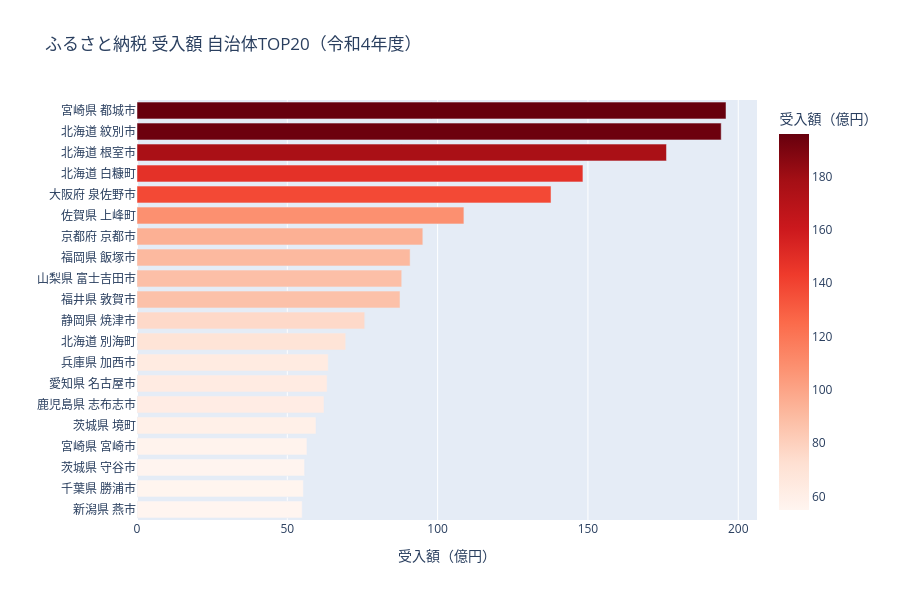

Source (notebook cell):
### Code cell
# 自治体別受入額 TOP20
top20 = df_soumu.nlargest(20, '受入額_合計').copy()
top20['自治体'] = top20['都道府県名'] + ' ' + top20['市区町村名']
top20['受入額_億円'] = top20['受入額_合計'] / 100_000  # 千円→億円

fig = px.bar(
    top20,
    x='受入額_億円', y='自治体',
    orientation='h',
    title='ふるさと納税 受入額 自治体TOP20（令和4年度）',
    labels={'受入額_億円': '受入額（億円）', '自治体': ''},
    color='受入額_億円',
    color_continuous_scale='Reds'
)
fig.update_layout(yaxis={'categoryorder': 'total ascending'}, height=600)
fig.show()

### Figure 1 — Plotly figure (JSON) as saved in the notebook; plotly's stock layout.template omitted (floating-point values rounded to 4 significant figures)
{"data": [{"hovertemplate": "受入額（億円）=%{marker.color}<br>=%{y}<extra></extra>", "legendgroup": "", "marker": {"color": [195.9, 194.3, 176.1, 148.3, 137.7, 108.7, 95.08, 90.86, 88.06, 87.49, 75.74, 69.43, 63.61, 63.23, 62.2, 59.53, 56.53, 55.74, 55.34, 54.95], "coloraxis": "coloraxis", "pattern": {"shape": ""}}, "name": "", "orientation": "h", "showlegend": false, "textposition": "auto", "type": "bar", "x": [195.9, 194.3, 176.1, 148.3, 137.7, 108.7, 95.08, 90.86, 88.06, 87.49, 75.74, 69.43, 63.61, 63.23, 62.2, 59.53, 56.53, 55.74, 55.34, 54.95], "xaxis": "x", "y": ["宮崎県 都城市", "北海道 紋別市", "北海道 根室市", "北海道 白糠町", "大阪府 泉佐野市", "佐賀県 上峰町", "京都府 京都市", "福岡県 飯塚市", "山梨県 富士吉田市", "福井県 敦賀市", "静岡県 焼津市", "北海道 別海町", "兵庫県 加西市", "愛知県 名古屋市", "鹿児島県 志布志市", "茨城県 境町", "宮崎県 宮崎市", "茨城県 守谷市", "千葉県 勝浦市", "新潟県 燕市"], "yaxis": "y"}], "layout": {"barmode": "relative", "coloraxis": {"colorbar": {"title": {"text": "受入額（億円）"}}, "colorscale": [[0, "rgb(255,245,240)"], [0.125, "rgb(254,224,210)"], [0.25, "rgb(252,187,161)"], [0.375, "rgb(252,146,114)"], [0.5, "rgb(251,106,74)"], [0.625, "rgb(239,59,44)"], [0.75, "rgb(203,24,29)"], [0.875, "rgb(165,15,21)"], [1, "rgb(103,0,13)"]]}, "height": 600, "legend": {"tracegroupgap": 0}, "title": {"text": "ふるさと納税 受入額 自治体TOP20（令和4年度）"}, "xaxis": {"anchor": "y", "domain": [0, 1], "title": {"text": "受入額（億円）"}}, "yaxis": {"anchor": "x", "categoryorder": "total ascending", "domain": [0, 1], "title": {"text": ""}}}}
